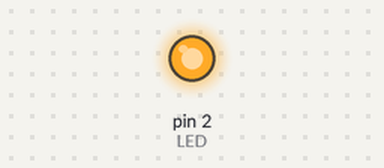
Simulated run of this sketch. Board: Arduino Uno, built with avr-gcc and run on an emulated ATmega328P. On the bench: output pins drawn as LEDs (lit = HIGH).

Above: at 1.0 s.
At 3.0 s:
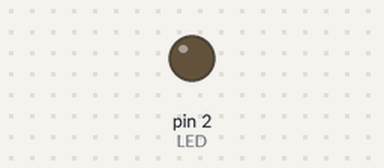
Timing chart, 0 to 5.2 s (numbered marks = the images above):
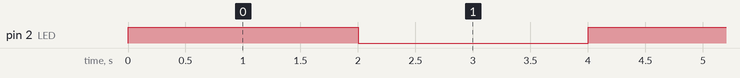

The sketch:

sketch_nov6a.ino
```cpp
const byte LED = 2;


void setup() {
  // put your setup code here, to run once:
  pinMode(LED, OUTPUT);
}

void loop() {
  // put your main code here, to run repeatedly:
  digitalWrite(LED, HIGH); //liga o led
  delay(2000); //espera 1s
  digitalWrite(LED, LOW); //apaga o led
  delay(2000); //espera 1 segundo
}
```

Measured:
- by itself, pin 2 (LED): alternates HIGH for 2.0 s and LOW for 2.0 s
